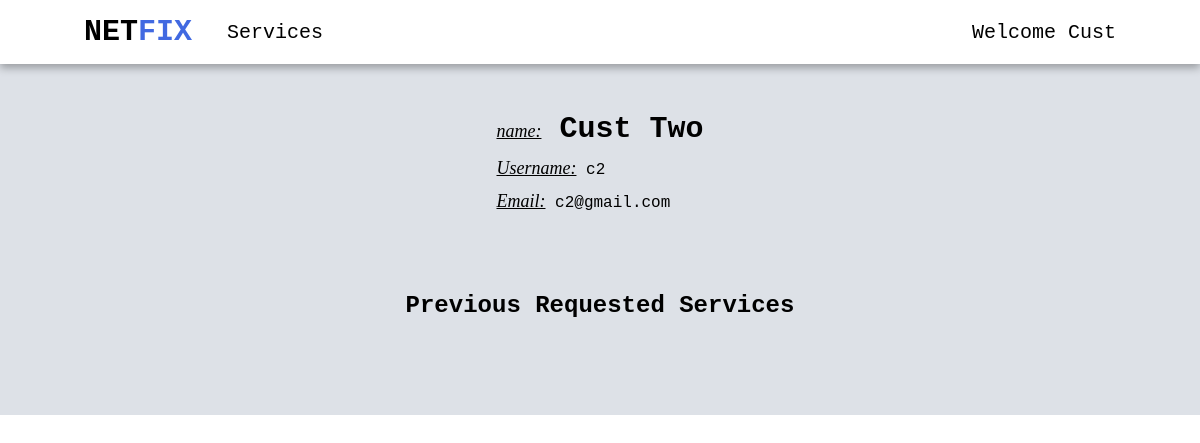
Before: /profile/c2/ (signed in) with the older database file.
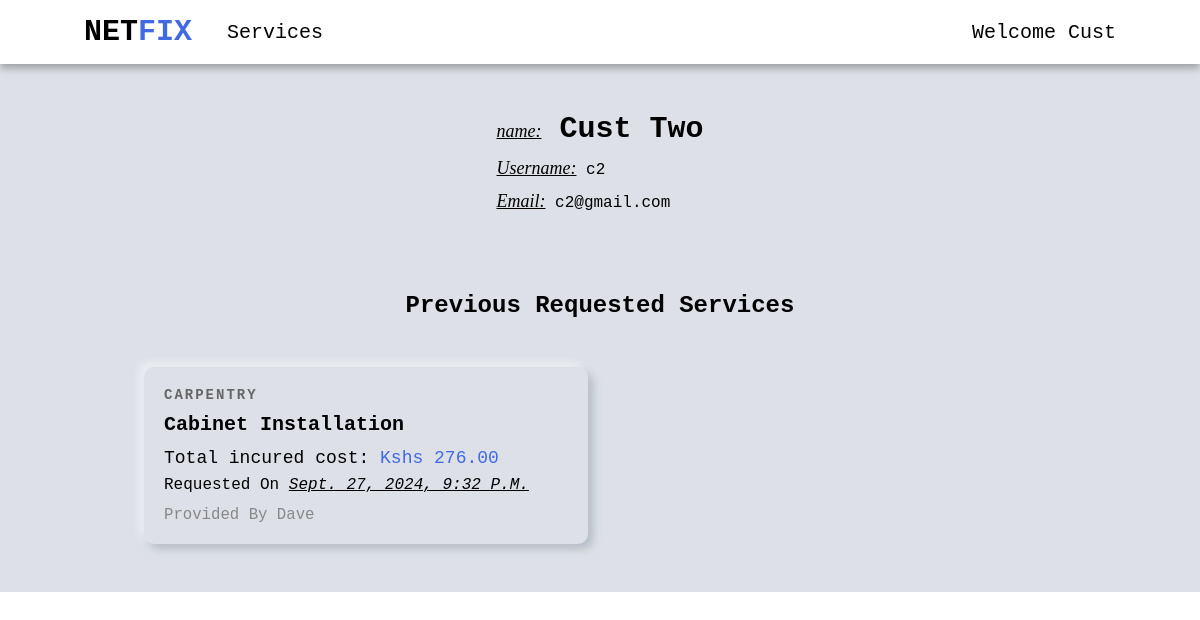
After: the same page with the newer database file.
### services/models.py (models this page shows, shortened)
class RequestService(models.Model):
    customer = models.ForeignKey(Customer, on_delete=models.CASCADE)
    service = models.ForeignKey(Service, on_delete=models.CASCADE)
    address = models.CharField(max_length=200)
    time = models.IntegerField(default=1)
    total_cost = models.DecimalField(decimal_places=2, max_digits=5)
    date = models.DateTimeField(auto_now=True, null=False)
    id = models.UUIDField(default=uuid.uuid4, unique=True, primary_key=True, editable=False)

class Service(models.Model):
    company = models.ForeignKey(Company, default="", on_delete=models.CASCADE)
    name = models.CharField(max_length=40)
    description = models.TextField()
    price_hr = models.DecimalField(decimal_places=2, max_digits=5)
    choices = (
        ('Air Conditioner', 'Air Conditioner'),
        ('Carpentry', 'Carpentry'),
        ('Electricity', 'Electricity'),
        ('Gardening', 'Gardening'),
        ('Home Machines', 'Home Machines'),
        ('House Keeping', 'House Keeping'),
        ('Interior Design', 'Interior Design'),
        ('Locks', 'Locks'),
        ('Painting', 'Painting'),
        ('Plumbing', 'Plumbing'),
        ('Water Heaters', 'Water Heaters'),
    )
    field = models.CharField(max_length=30, blank=False, null=False, default="", choices=choices)
    date = models.DateTimeField(auto_now=True, null=False)
    id = models.UUIDField(default=uuid.uuid4, unique=True, primary_key=True, editable=False)
    def __str__(self):
        return self.name

### users/models.py (models this page shows, shortened)
class Company(models.Model):
    user = models.OneToOneField(User, on_delete=models.CASCADE, primary_key=True)
    choices = (
        ('Air Conditioner', 'Air Conditioner'),
        ('All in One', 'All in One'),
        ('Carpentry', 'Carpentry'),
        ('Electricity', 'Electricity'),
        ('Gardening', 'Gardening'),
        ('Home Machines', 'Home Machines'),
        ('House Keeping', 'House Keeping'),
        ('Interior Design', 'Interior Design'),
        ('Locks', 'Locks'),
        ('Painting', 'Painting'),
        ('Plumbing', 'Plumbing'),
        ('Water Heaters', 'Water Heaters'),
    )
    field = models.CharField(max_length=30, blank=False, null=False, default="", choices=choices)
    def __str__(self):
        return self.user.username

class User(AbstractUser):
    is_company = models.BooleanField(default=False)
    is_customer = models.BooleanField(default=False)
    email = models.EmailField(max_length=100, unique=True)
    username = models.CharField(max_length=100, unique=True)
    id = models.UUIDField(default=uuid.uuid4, unique=True, primary_key=True, editable=False)
    USERNAME_FIELD = 'email'
    REQUIRED_FIELDS = ['username']

### users/views.py (the view)
# urls.py: path('profile/<str:username>/', v.profile, name='profile'),
def profile(request, username):
    user = User.objects.get(username=username)
    context = {
        "profile": user,
    }
    if user.is_company:
        services = user.company.service_set.all().order_by('-date')
        context['services'] = services
    else:
        requested_services = user.customer.requestservice_set.all().order_by('-date')
        context['requested_services'] = requested_services
    return render(request, "users/profile.html", context)

### users/templates/users/profile.html (shortened to what this page needs)
{% extends 'main/base.html' %}
{% block content %}
{% if request.user.is_authenticated and user.username == profile.username and user.is_customer %}
    <div class="profile-details-header customer-details-header">
        <div class="header-content">
            <h1 class="full-name">
                <span class="profile-usher">name:</span> <span>{{profile.first_name}} </span><span>{{profile.last_name}}</span>
            </h1>
            <p class="username"><span class="profile-usher">Username:</span> {{profile.username}}</p>
            <p class="email"><span class="profile-usher">Email:</span> {{profile.email}}</p>
        </div>
    </div>
    <div class="services-header  services-header-profile">
        <h1>Previous Requested Services</h1>
    </div>
    <div class="services-grid">
        {% for requested_service in requested_services %}
        <a href="{% url 'index' requested_service.service.id %}" class="service-card">
            <div class="card-content">
                <p class="service-category">{{ requested_service.service.field }}</p>
                <h2 class="service-name">{{ requested_service.service }}</h2>
                <p class="service-price"><span>Total incured cost:</span> Kshs {{ requested_service.total_cost }}</p>
                <p class="service-date">requested on <span>{{requested_service.date}}</span></p>
                <p class="service-company">provided by {{requested_service.service.company}}</p>
            </div>
        </a>
        {% endfor %}
    </div>
{% endif %}
{% endblock content %}

Changed rows visible on the page:
added RequestService: service.field "CARPENTRY", service "Cabinet Installation", total_cost "276.00", date "Sept. 27, 2024, 9:32 P.m.", service.company "Dave"
